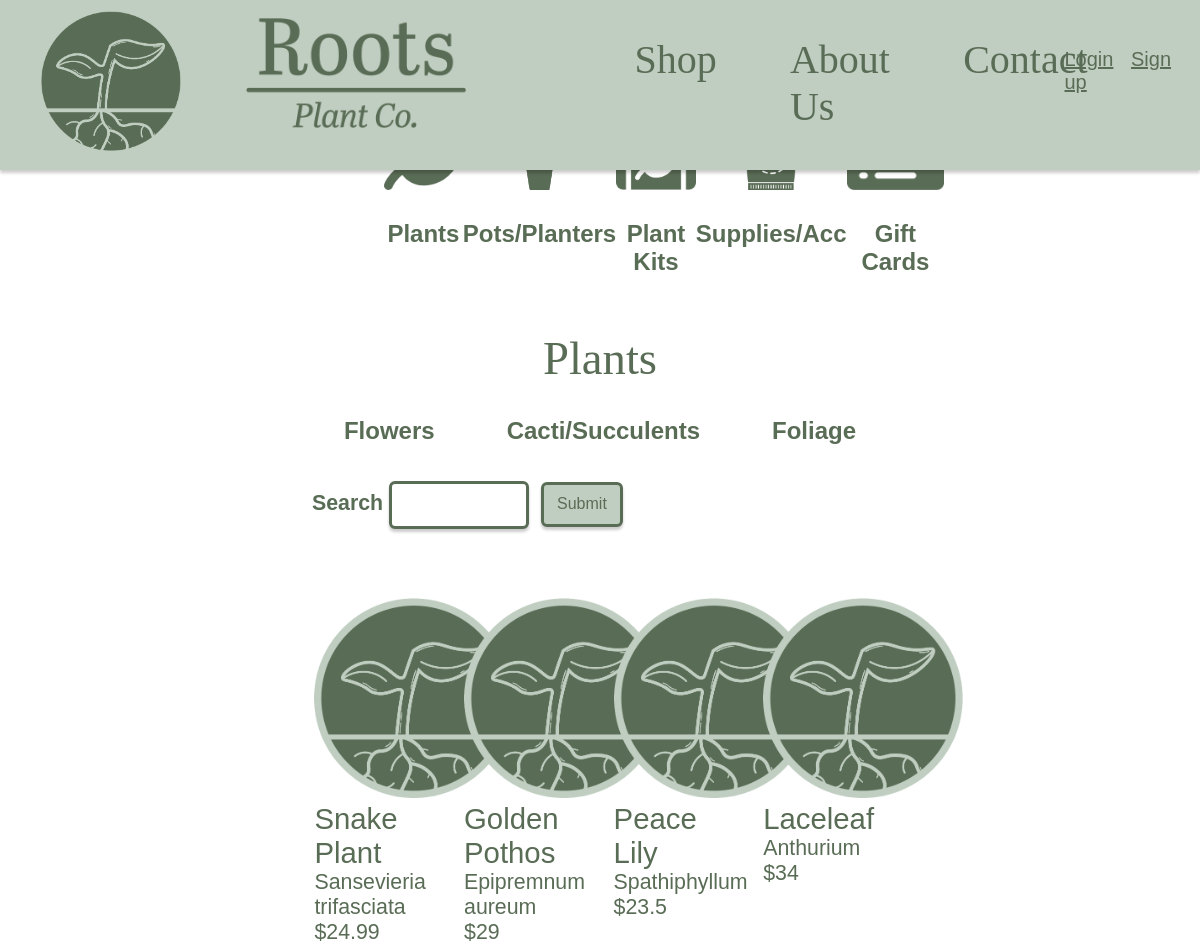
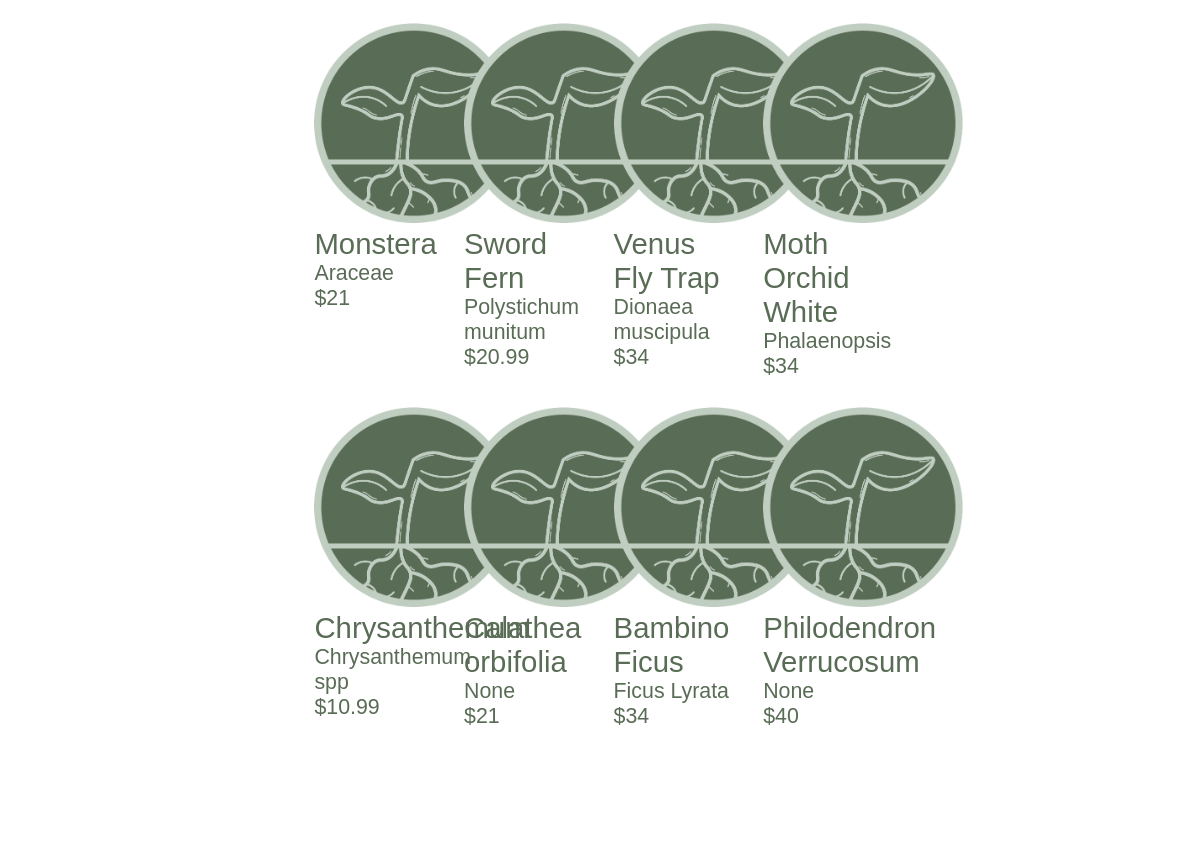
Before: /shopPlants (upper part) with the older database file (2 pictures, top to bottom).
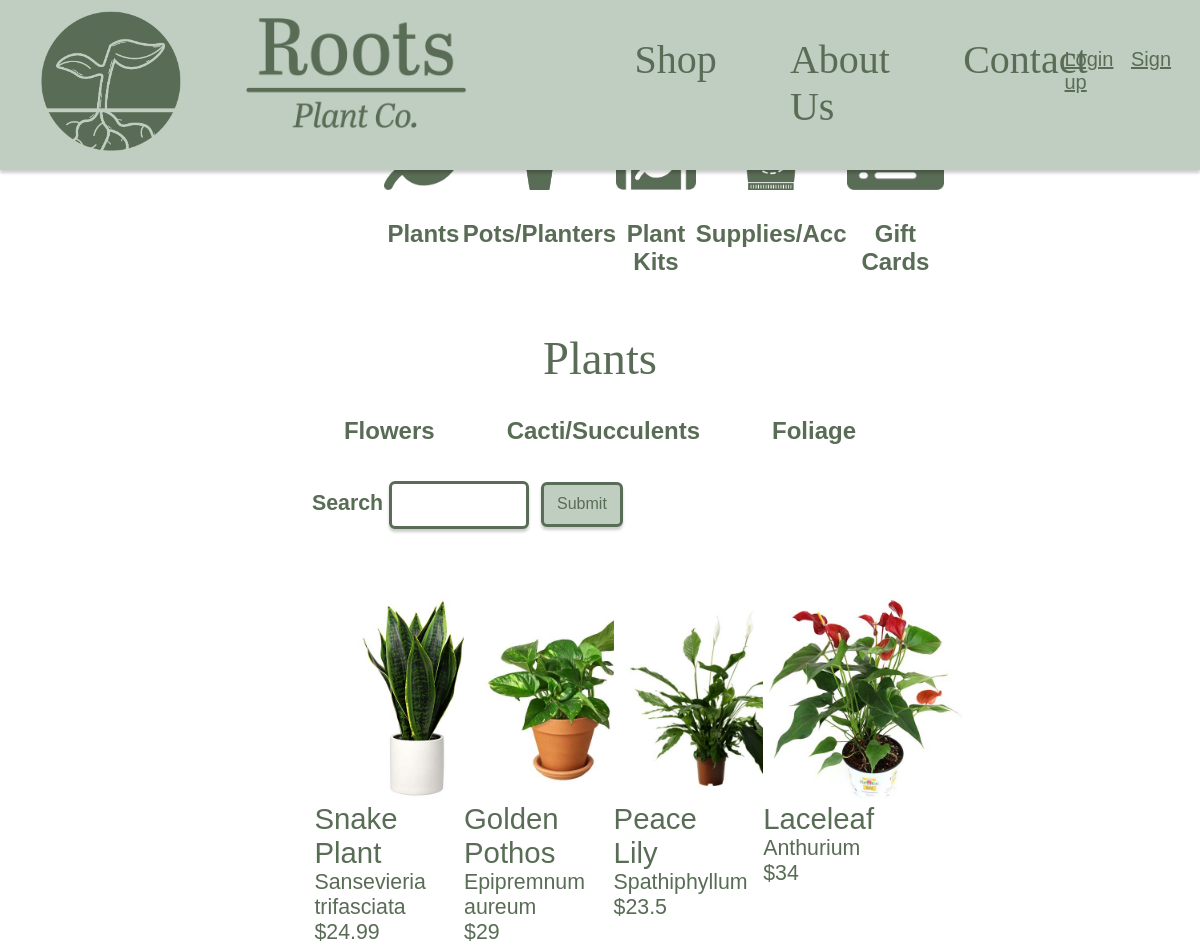
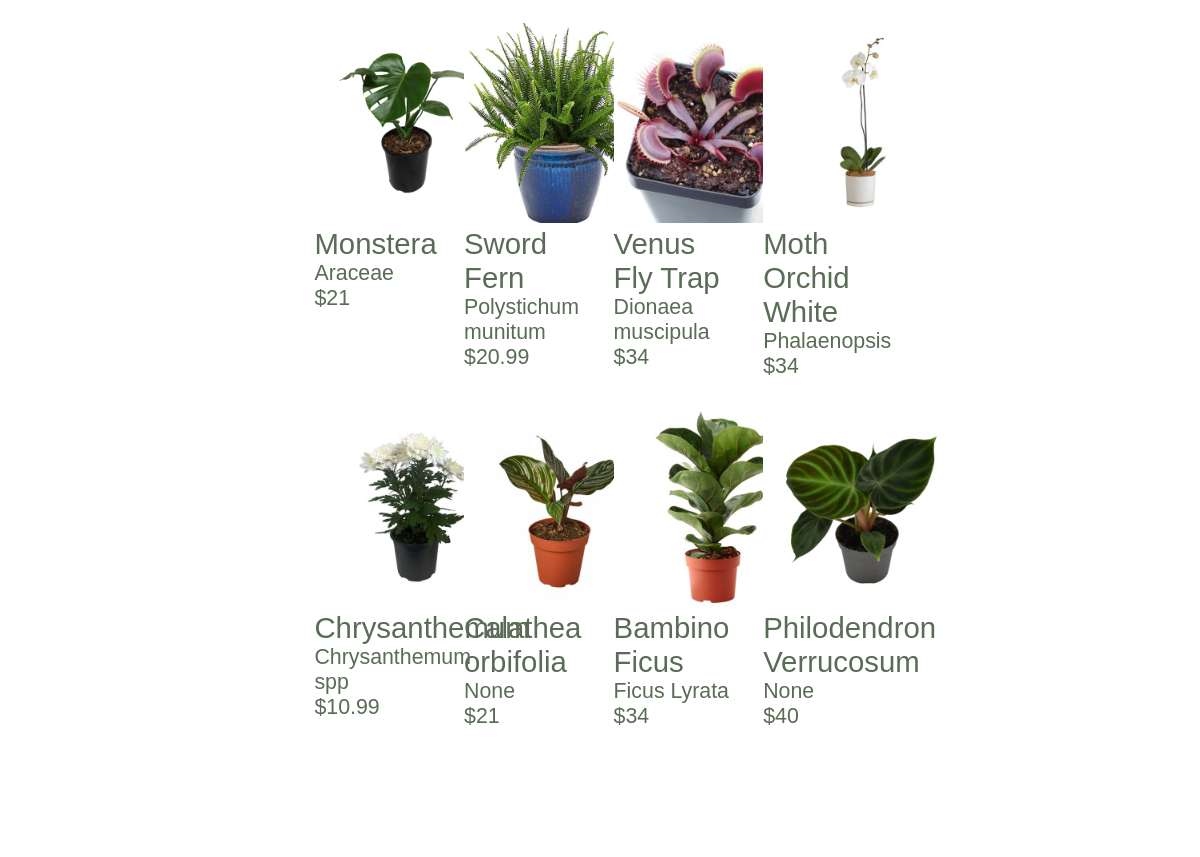
After: the same page with the newer database file (2 pictures, top to bottom).
### Website/models.py (models this page shows)
class ShopProducts(db.Model):
    __tablename__ = 'shopProducts'
    id = db.Column(db.Integer, primary_key=True)
    name = db.Column(db.String(150), nullable=False) #Is required
    summary = db.Column(db.String(500), nullable=True)
    description = db.Column(db.String(1000), nullable=True)
    price = db.Column(db.Integer, nullable=False) #Is required
    stock = db.Column(db.Integer, nullable=False) #Is required
    category = db.Column(db.String(150), nullable=False) #Is required
    subCategory = db.Column(db.String(150), nullable=True)
    subSubCategory = db.Column(db.String(150), nullable=True)
    imageUrl = db.Column(db.String(150), nullable=False) #Is required
    userId = db.Column(db.Integer, db.ForeignKey('user.id'))

### Website/views.py (the view)
@views.route('/shopPlants', methods=['GET', 'POST'])
def shopProductsPlants():
    form, products = getShopProducts()
    return render_template('shopPlants.html', user=current_user, products=products, form=form)

### Website/forms.py
class SearchForm(FlaskForm):
    search = StringField('Search')
    submit = SubmitField('Submit')

### Website/views.py (called while the page is built)
def getShopProducts():
    form = SearchForm()
    products = []
    if request.method == 'POST':
        if form.validate_on_submit():
            search_term = form.search.data
        if not search_term:
            flash('Please enter a search term', category='error')
        else:
            search_term = search_term.strip()
            search_words = search_term.split()
            products = ShopProducts.query.filter(
                (ShopProducts.name.contains(search_term)) |
                (ShopProducts.category.contains(search_term)) |
                (ShopProducts.summary.contains(search_term)) |
                db.or_(*[ShopProducts.description.contains(word) for word in search_words])
            ).all()
            if not products:
                flash('No products found', category='error')
    else:
        products = ShopProducts.query.all()
    return form, products

### Website/templates/shopPlants.html (shortened to what this page needs)
{% extends "shop.html" %}
{% block categoryTitle %}
<h1 class="title">Plants</h1>
{% endblock %}
{% block subNav %}
<div class="shopSubNav">
    <ul class="subNavItems">
        <li class="subNavItem"><a href="/shopPlantsFlowers">Flowers</a></li>
        <li class="subNavItem"><a href="/shopPlantsCactiSucculents">Cacti/Succulents</a></li>
        <li class="subNavItem"><a href="/shopPlantsFoliage">Foliage</a></li>
    </ul>
</div>
{% endblock %}
{% block productDisplay %}
    <div class="flexContainer">
        {% for product in products %}
        {% if product.category == "Plants" %}
        <div class="flexBox">
            <a href = "/product/{{product.id}}">
            <div class="productImage">
                <img src="{{ url_for('static', filename='img/' + product.imageUrl) }}" width="200" alt="Plant image">
            </div>
            <div class="productName">
                {{ product.name }}
            </div>
            <div class="productSummary">
                {{ product.summary }}
            </div>
            <div class="productPrice">
                ${{ product.price }}
            </div>
        </a>
        </div>
        {% endif %}
        {% endfor %}
    </div>
</div>
{% endblock %}

Changed rows visible on the page:
changed ShopProducts "Snake Plant": imageUrl: a different picture
changed ShopProducts "Golden Pothos": imageUrl: a different picture
changed ShopProducts "Peace Lily": imageUrl: a different picture
changed ShopProducts "Laceleaf": imageUrl: a different picture
changed ShopProducts "Monstera": imageUrl: a different picture
changed ShopProducts "Sword Fern": imageUrl: a different picture
changed ShopProducts "Venus Fly Trap": imageUrl: a different picture
changed ShopProducts "Moth Orchid White": imageUrl: a different picture
changed ShopProducts "Chrysanthemum": imageUrl: a different picture
changed ShopProducts "Calathea orbifolia": imageUrl: a different picture
changed ShopProducts "Bambino Ficus": imageUrl: a different picture
changed ShopProducts "Philodendron Verrucosum": imageUrl: a different picture
